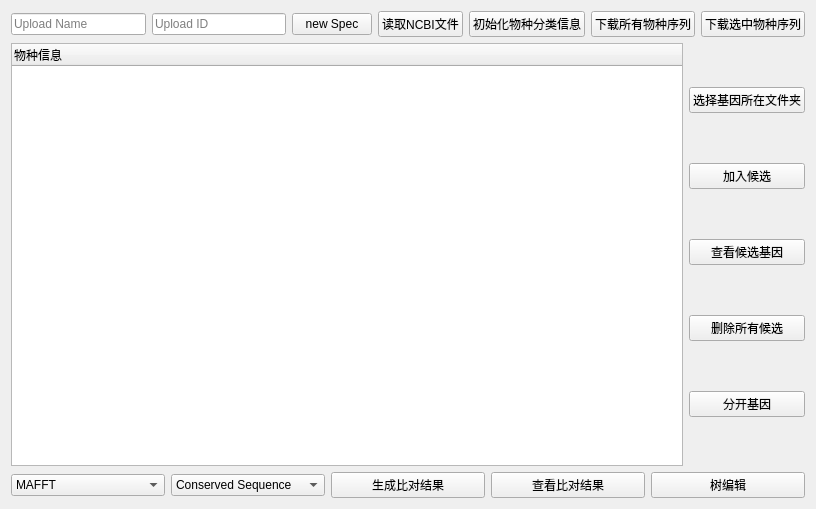
<?xml version="1.0" encoding="UTF-8"?>
<ui version="4.0">
 <class>Form</class>
 <widget class="QWidget" name="Form">
  <property name="geometry">
   <rect>
    <x>0</x>
    <y>0</y>
    <width>816</width>
    <height>509</height>
   </rect>
  </property>
  <property name="windowTitle">
   <string>chloroplast_analysis_system</string>
  </property>
  <layout class="QVBoxLayout" name="verticalLayout_2">
   <item>
    <layout class="QHBoxLayout" name="horizontalLayout">
     <item>
      <widget class="QLineEdit" name="uploadName">
       <property name="text">
        <string/>
       </property>
       <property name="placeholderText">
        <string>Upload Name</string>
       </property>
      </widget>
     </item>
     <item>
      <widget class="QLineEdit" name="uploadID">
       <property name="placeholderText">
        <string>Upload ID</string>
       </property>
      </widget>
     </item>
     <item>
      <widget class="QPushButton" name="newSpec">
       <property name="text">
        <string>new Spec</string>
       </property>
      </widget>
     </item>
     <item>
      <widget class="QPushButton" name="read">
       <property name="text">
        <string>读取NCBI文件</string>
       </property>
      </widget>
     </item>
     <item>
      <widget class="QPushButton" name="pair">
       <property name="text">
        <string>初始化物种分类信息</string>
       </property>
      </widget>
     </item>
     <item>
      <widget class="QPushButton" name="download">
       <property name="text">
        <string>下载所有物种序列</string>
       </property>
      </widget>
     </item>
     <item>
      <widget class="QPushButton" name="downloadSelected">
       <property name="text">
        <string>下载选中物种序列</string>
       </property>
      </widget>
     </item>
    </layout>
   </item>
   <item>
    <layout class="QHBoxLayout" name="horizontalLayout_2">
     <item>
      <widget class="QTreeWidget" name="treeWidget">
       <property name="selectionMode">
        <enum>QAbstractItemView::SingleSelection</enum>
       </property>
       <column>
        <property name="text">
         <string>物种信息</string>
        </property>
       </column>
      </widget>
     </item>
     <item>
      <layout class="QVBoxLayout" name="verticalLayout">
       <item>
        <widget class="QPushButton" name="folder">
         <property name="text">
          <string>选择基因所在文件夹</string>
         </property>
        </widget>
       </item>
       <item>
        <widget class="QPushButton" name="selection">
         <property name="text">
          <string>加入候选</string>
         </property>
        </widget>
       </item>
       <item>
        <widget class="QPushButton" name="showSelection">
         <property name="text">
          <string>查看候选基因</string>
         </property>
        </widget>
       </item>
       <item>
        <widget class="QPushButton" name="deleteSelection">
         <property name="text">
          <string>删除所有候选</string>
         </property>
        </widget>
       </item>
       <item>
        <widget class="QPushButton" name="split">
         <property name="text">
          <string>分开基因</string>
         </property>
        </widget>
       </item>
      </layout>
     </item>
    </layout>
   </item>
   <item>
    <layout class="QHBoxLayout" name="horizontalLayout_3">
     <item>
      <widget class="QComboBox" name="pairWay">
       <item>
        <property name="text">
         <string>MAFFT</string>
        </property>
       </item>
       <item>
        <property name="text">
         <string>ClustalW</string>
        </property>
       </item>
       <item>
        <property name="text">
         <string>Muscle</string>
        </property>
       </item>
      </widget>
     </item>
     <item>
      <widget class="QComboBox" name="pairWork">
       <item>
        <property name="text">
         <string>Conserved Sequence</string>
        </property>
       </item>
       <item>
        <property name="text">
         <string>Complete genome</string>
        </property>
       </item>
      </widget>
     </item>
     <item>
      <widget class="QPushButton" name="pairRes">
       <property name="text">
        <string>生成比对结果</string>
       </property>
      </widget>
     </item>
     <item>
      <widget class="QPushButton" name="seeAlignRes">
       <property name="text">
        <string>查看比对结果</string>
       </property>
      </widget>
     </item>
     <item>
      <widget class="QPushButton" name="editTree">
       <property name="text">
        <string>树编辑</string>
       </property>
      </widget>
     </item>
    </layout>
   </item>
  </layout>
 </widget>
 <resources/>
 <connections/>
</ui>
